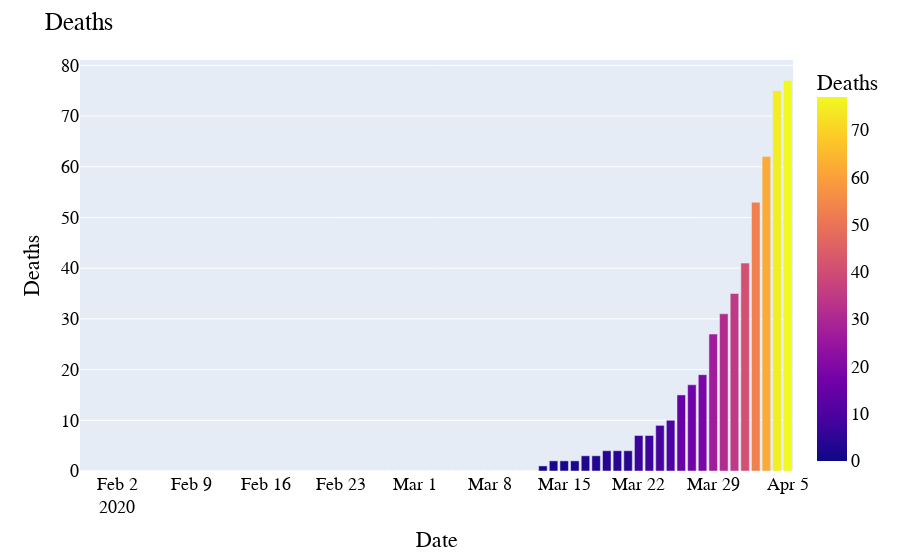

Write notebook code for a chart like this one.
### Markdown cell above
## Deaths

### Code cell
fig = px.bar(date_group, x='Date', y='Deaths', color='Deaths')

fig.update_layout(
    title="Deaths",    
    font=dict(
        family="Courier New, monospace",
        size=18,
        color="black"
    )
)

fig.show()

### Figure 1 — Plotly figure (JSON) as saved in the notebook; plotly's stock layout.template omitted (floating-point values rounded to 4 significant figures)
{"data": [{"alignmentgroup": "True", "hovertemplate": "Date=%{x}<br>Deaths=%{marker.color}<extra></extra>", "legendgroup": "", "marker": {"color": [0, 0, 0, 0, 0, 0, 0, 0, 0, 0, 0, 0, 0, 0, 0, 0, 0, 0, 0, 0, 0, 0, 0, 0, 0, 0, 0, 0, 0, 0, 0, 0, 0, 0, 0, 0, 0, 0, 0, 0, 0, 0, 0, 1, 2, 2, 2, 3, 3, 4, 4, 4, 7, 7, 9, 10, 15, 17, 19, 27, 31, 35, 41, 53, 62, 75, 77], "coloraxis": "coloraxis"}, "name": "", "offsetgroup": "", "orientation": "v", "showlegend": false, "textposition": "auto", "type": "bar", "x": ["2020-01-30T00:00:00", "2020-01-31T00:00:00", "2020-02-01T00:00:00", "2020-02-02T00:00:00", "2020-02-03T00:00:00", "2020-02-04T00:00:00", "2020-02-05T00:00:00", "2020-02-06T00:00:00", "2020-02-07T00:00:00", "2020-02-08T00:00:00", "2020-02-09T00:00:00", "2020-02-10T00:00:00", "2020-02-11T00:00:00", "2020-02-12T00:00:00", "2020-02-13T00:00:00", "2020-02-14T00:00:00", "2020-02-15T00:00:00", "2020-02-16T00:00:00", "2020-02-17T00:00:00", "2020-02-18T00:00:00", "2020-02-19T00:00:00", "2020-02-20T00:00:00", "2020-02-21T00:00:00", "2020-02-22T00:00:00", "2020-02-23T00:00:00", "2020-02-24T00:00:00", "2020-02-25T00:00:00", "2020-02-26T00:00:00", "2020-02-27T00:00:00", "2020-02-28T00:00:00", "2020-02-29T00:00:00", "2020-03-01T00:00:00", "2020-03-02T00:00:00", "2020-03-03T00:00:00", "2020-03-04T00:00:00", "2020-03-05T00:00:00", "2020-03-06T00:00:00", "2020-03-07T00:00:00", "2020-03-08T00:00:00", "2020-03-09T00:00:00", "2020-03-10T00:00:00", "2020-03-11T00:00:00", "2020-03-12T00:00:00", "2020-03-13T00:00:00", "2020-03-14T00:00:00", "2020-03-15T00:00:00", "2020-03-16T00:00:00", "2020-03-17T00:00:00", "2020-03-18T00:00:00", "2020-03-19T00:00:00", "2020-03-20T00:00:00", "2020-03-21T00:00:00", "2020-03-22T00:00:00", "2020-03-23T00:00:00", "2020-03-24T00:00:00", "2020-03-25T00:00:00", "2020-03-26T00:00:00", "2020-03-27T00:00:00", "2020-03-28T00:00:00", "2020-03-29T00:00:00", "2020-03-30T00:00:00", "2020-03-31T00:00:00", "2020-04-01T00:00:00", "2020-04-02T00:00:00", "2020-04-03T00:00:00", "2020-04-04T00:00:00", "2020-04-05T00:00:00"], "xaxis": "x", "y": [0, 0, 0, 0, 0, 0, 0, 0, 0, 0, 0, 0, 0, 0, 0, 0, 0, 0, 0, 0, 0, 0, 0, 0, 0, 0, 0, 0, 0, 0, 0, 0, 0, 0, 0, 0, 0, 0, 0, 0, 0, 0, 0, 1, 2, 2, 2, 3, 3, 4, 4, 4, 7, 7, 9, 10, 15, 17, 19, 27, 31, 35, 41, 53, 62, 75, 77], "yaxis": "y"}], "layout": {"barmode": "relative", "coloraxis": {"colorbar": {"title": {"text": "Deaths"}}, "colorscale": [[0, "#0d0887"], [0.1111, "#46039f"], [0.2222, "#7201a8"], [0.3333, "#9c179e"], [0.4444, "#bd3786"], [0.5556, "#d8576b"], [0.6667, "#ed7953"], [0.7778, "#fb9f3a"], [0.8889, "#fdca26"], [1, "#f0f921"]]}, "font": {"color": "black", "family": "Courier New, monospace", "size": 18}, "legend": {"tracegroupgap": 0}, "margin": {"t": 60}, "title": {"text": "Deaths"}, "xaxis": {"anchor": "y", "domain": [0, 1], "title": {"text": "Date"}}, "yaxis": {"anchor": "x", "domain": [0, 1], "title": {"text": "Deaths"}}}}
